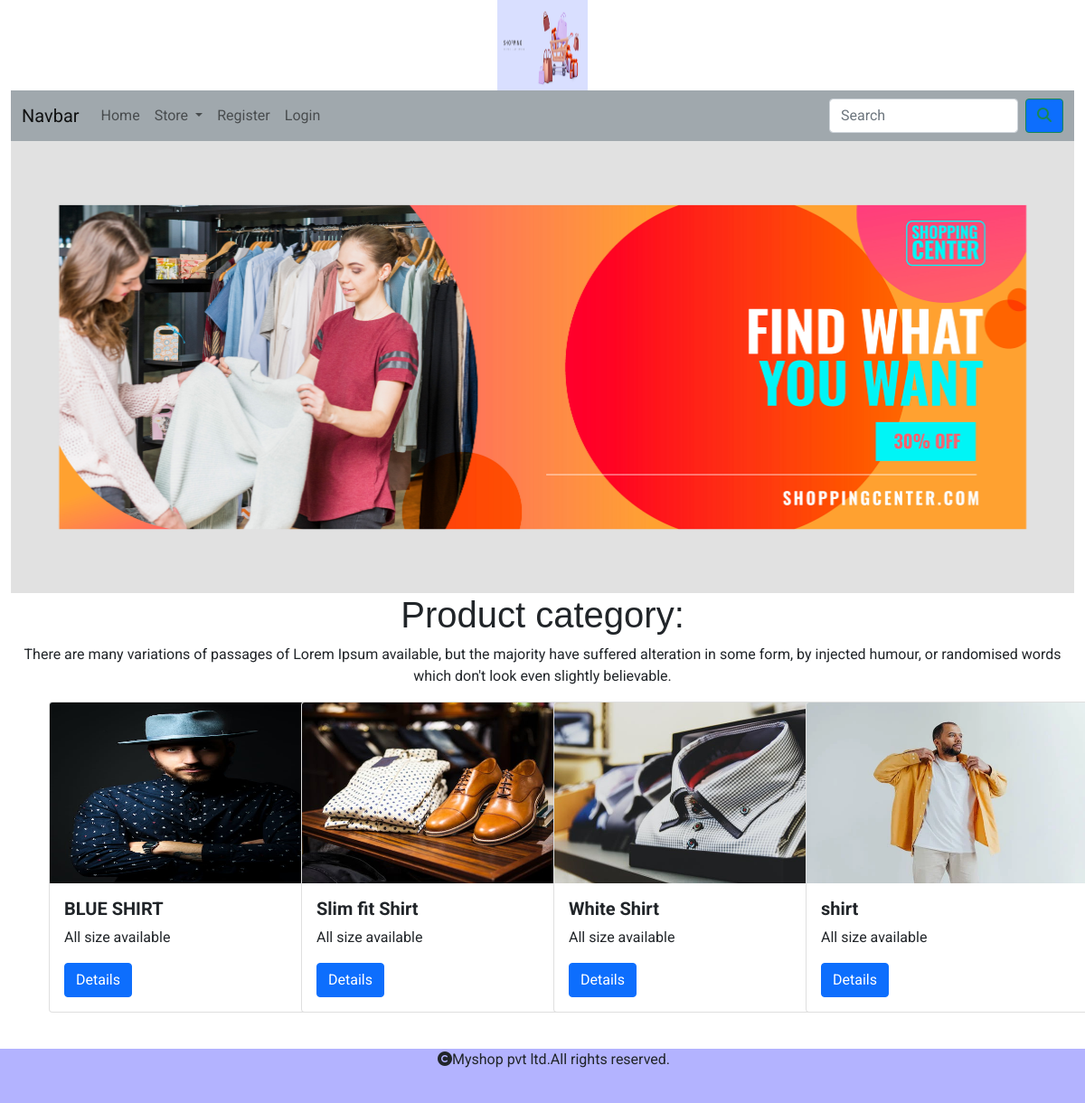
The page /products/mens-clothing on the database its author committed.
### shop/models.py (models this page shows, shortened)
class Product(models.Model):
    name = models.CharField(max_length=250, unique=True)
    slug = models.SlugField(max_length=250, unique=True)
    description = models.TextField(blank=True)
    price = models.DecimalField(max_digits=10,decimal_places=2)
    category = models.ForeignKey(Category,on_delete=models.CASCADE)
    image = models.ImageField(upload_to='img/products',null=True,blank=True)
    stock = models.IntegerField()
    available = models.BooleanField(default=True)
    created = models.DateTimeField(auto_now_add=True)
    updated = models.DateTimeField(auto_now=True)

### shop/views.py (the view)
# urls.py: path('products/<slug:cslug>',views.products,name='products'),
def products(request,cslug):
    p=Product.objects.filter(category__slug=cslug)
    return render(request,'product.html',{'c': p})

### shop/context_processors.py (called while the page is built)
def menu_links(request):
    links=Category.objects.all()
    return{'links':links}

### templates/product.html
{% extends 'base.html'%}
{% load static %}
{% block content %}
<div>
    <img src="{% static 'img/banner1.jpg'%}" style="width:100%; height:500px;">
</div>
<div class="container-fluid">
    <center><h1 class="text-center" style="font-family:arial;">Product category: {{i.category.name}}</h1>
        <p class="text-justify">There are many variations of passages of Lorem Ipsum available,
            but the majority have suffered alteration in some form, by injected humour, or randomised
            words which don't look even slightly believable. </p>
    </center>
</div>
<div class="container" style="margin-bottom:100px;" >
<div class="row mx-auto">
{% for i in c %}
    <div class="col-sm-3">
        <div class="card" style="width:20rem;">
  <img src="{{i.image.url}}" class="card-img-top"  style="height:200px; width:auto;"  alt="...">
  <div class="card-body">
    <h5 class="card-title" style="font-weight:bold; ">{{i.name}}</h5>
    <p class="card-text">{{i.description}}</p>
    <a href="{% url 'shop:prodetail' i.slug %}" class="btn btn-primary">Details</a>
  </div>
        </div>
    </div>
    {% endfor %}
</div>
</div>
{% endblock %}

### templates/base.html (shortened to what this page needs)
<!DOCTYPE html>
{% load static %}
<html lang="en">
<head>
  <link href="https://cdn.jsdelivr.net/npm/bootstrap@5.0.2/dist/css/bootstrap.min.css" rel="stylesheet">
  <link rel="stylesheet" href="{% static 'css/custom.css' %}">
<link rel="stylesheet" href="https://cdnjs.cloudflare.com/ajax/libs/font-awesome/6.4.0/css/all.min.css">
</head>
<body>
<div class="container-fluid">
    <header>
    <center><img src="{% static 'img/banner.jpg' %}" height="100px" width="100px"></center>
        <nav class="navbar navbar-expand-lg navbar-light" style="background-color:rgb(160,168,173);">
  <div class="container-fluid">
    <a class="navbar-brand" href="#">Navbar</a>
    <div class="collapse navbar-collapse" id="navbarSupportedContent">
      <ul class="navbar-nav me-auto mb-2 mb-lg-0">
        <li class="nav-item">
          <a class="nav-link " aria-current="page" href="{% url 'shop:category'  %}">Home</a>
        </li>
        <li class="nav-item dropdown">
          <a class="nav-link dropdown-toggle" href="#" id="navbarDropdown" role="button" data-bs-toggle="dropdown" aria-expanded="false">
            Store
          </a>
        </li>
 {% if user.is_authenticated %}
        <li class="nav-item">
            <a class="nav-link " href="{% url 'shop:usersignout' %}">LogOut</a>
        </li>
           <li class="nav-item">
            <a class="nav-link " href="{% url 'cart:cart_view' %}"><i class="fa-solid fa-cart-shopping"></i>{{item_count}}</a>
        </li>
          <li class="nav-item">
          <a class="nav-link active text-primary" aria-current="page" href="{% url 'cart:order_views' %}">Your orders</a>
        </li>
{% else %}
         <li class="nav-item">
          <a class="nav-link " href="{% url 'shop:register' %}">Register</a>
         </li>
            <li class="nav-item">
          <a class="nav-link " href="{% url 'shop:usersignin' %}">Login</a>
         </li>
{% endif %}
           </ul>
      <form class="d-flex" action="{% url 'search:searchresult' %}" method="POST">
        <input class="form-control me-2" type="search" name="q" placeholder="Search" aria-label="Search">
        <button class="btn btn-outline-success bg-primary" type="submit"><i class="fa-solid fa-magnifying-glass"></i></button>
      </form>
    </div>
  </div>
</nav>    </header>
      {% block content %}
      {% endblock %}
      <footer>
        <div class="footer">
          <p><i class="fa-solid fa-copyright"></i>Myshop pvt ltd.All rights reserved.</p>
        </div>
      </footer>
</div>
</body>
</html>

### static/css/custom.css (style rules this page uses)
body { font-family: 'Roboto', sans-serif; }
.footer { position:fixed; left:0; bottom:0; width:1225px; height:60px; text-align:center; background-color:#b3b3ff; }

### rows shown on the page
Product: image (picture), name "BLUE SHIRT", description "All size available"
Product: image (picture), name "Slim fit Shirt", description "All size available"
Product: image (picture), name "White Shirt", description "All size available"
Product: image (picture), name "shirt", description "All size available"
